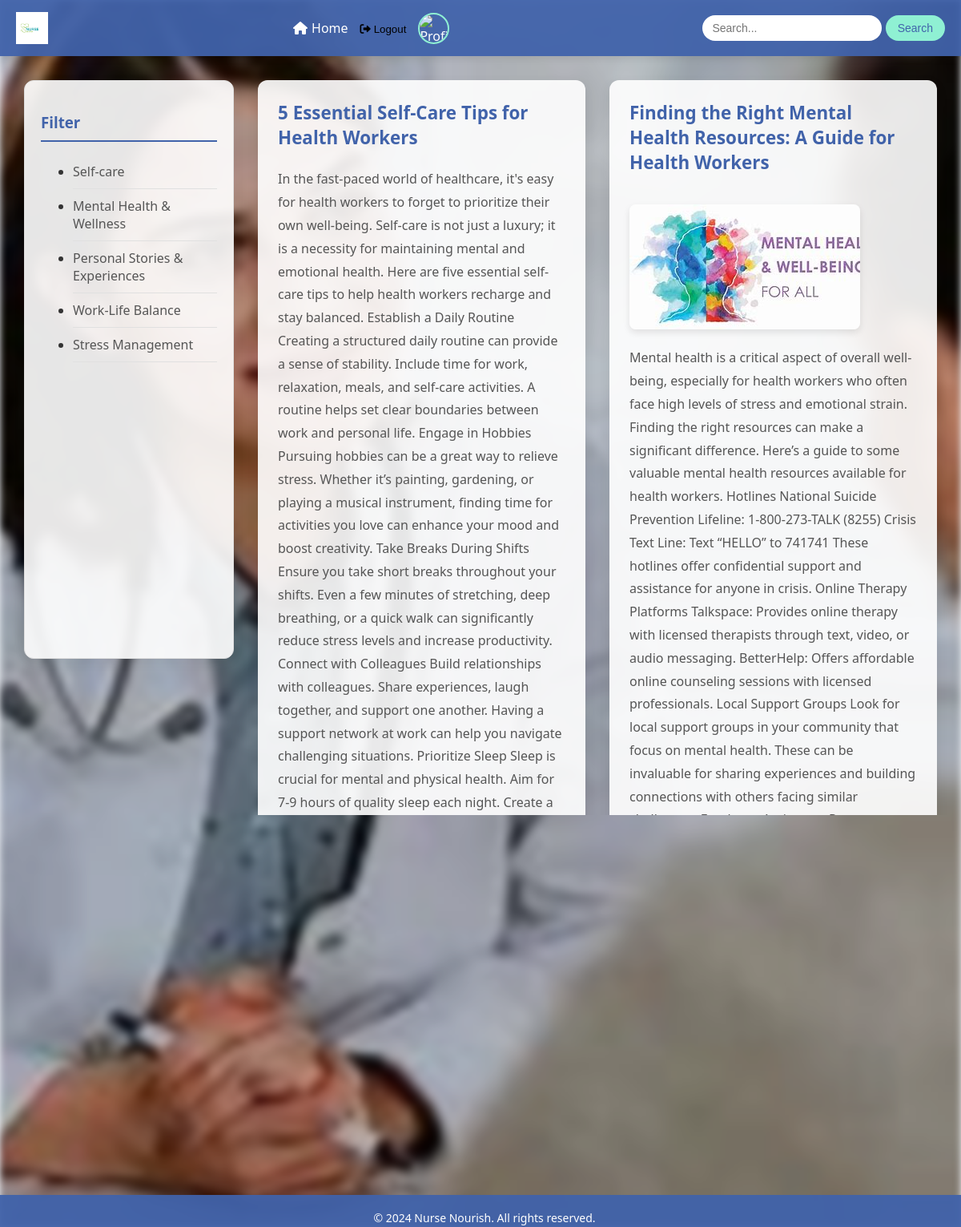
The page /home/ (signed in) on the database its author committed.
### nurse/models.py (models this page shows, shortened)
class Category(models.Model):
    name = models.CharField(max_length=100)

class Post(models.Model):
    user = models.ForeignKey(User, on_delete=models.CASCADE)
    title = models.CharField(max_length=100)
    content = models.TextField()
    category = models.ForeignKey(Category, on_delete=models.CASCADE)
    date_posted = models.DateTimeField(auto_now=True)
    image = models.ImageField(upload_to='static/', blank=True, null=True)
    likes = models.ManyToManyField(User, related_name='liked_posts', blank=True)
    def total_likes(self):
        return self.likes.count()

class User(AbstractUser):
    email = models.EmailField(unique=True)
    first_name = models.CharField(max_length=30)
    last_name = models.CharField(max_length=30)
    picture = models.ImageField(upload_to='user_picture/', default='static/default-profile.png', null=True, blank=True)

### nurse/views.py (the view)
# urls.py: path('home/', views.main, name='home'),
@login_required
def main(request):
    category_id = request.GET.get('category')
    if category_id:
        posts = Post.objects.filter(category_id=category_id)
    else:
        posts = Post.objects.all()
    categories = Category.objects.all()
    user_picture = request.user.profile.picture.url if request.user.is_authenticated and request.user.profile.picture else None
    return render(request, 'main.html', {
        'posts': posts,
        'categories': categories,
        'user_picture': user_picture
    })

### nurse/templates/main.html (shortened to what this page needs)
{% load static %}
<!DOCTYPE html>
<html lang="en">
    <head>
        <link rel="stylesheet" href="{% static 'main.css' %}">
        <link rel="stylesheet" href="https://cdnjs.cloudflare.com/ajax/libs/font-awesome/6.0.0-beta3/css/all.min.css">
    </head>
    <body>
        <header>
            <img class="logo" src="{% static 'images/logo (2).png' %}" alt="Nurse Nourish Logo">
            <nav>
                <ul>
                    <li>
                        {% if user.is_authenticated %}
                            <a href="{% url 'nurse:home' %}"><i class="fas fa-home"></i>Home</a>
                        {% else %}
                            <a href="{% url 'nurse:login' %}"><i class="fas fa-home"></i>Home</a>
                        {% endif %}
                    </li>
                    <!-- {% if user.is_authenticated %}
                        <li><a href="{% url 'nurse:inbox' %}"><i class="fas fa-envelope"></i> Inbox</a></li>
                        <li> -->
                            <form id="logout-form" action="{% url 'nurse:logout' %}" method="post" style="display: inline;">
                                <button type="submit" style="border: none; background: none; padding: 0; cursor: pointer;">
                                    <i href="{% url 'nurse:index' %}" class="fas fa-sign-out-alt"></i> Logout
                                </button>
                            </form>
                        <li>
                            <a href="{% url 'nurse:profile' %}">
                                <img class="user-pic" src="{{ MEDIA_URL }}{{ profile.picture.url }}" alt="Profile Picture">
                            </a>
                        </li>
                    {% else %}
                        <li><a href="{% url 'nurse:register' %}"><i class="fas fa-user-plus"></i> Register</a></li>
                        <li><a href="{% url 'nurse:login' %}"><i class="fas fa-sign-in-alt"></i> Log In</a></li>
                    {% endif %}
                </ul>
            </nav>
            <div class="search-bar">
                <form method="get" action="{% url 'nurse:search' %}">
                    <input type="text" placeholder="Search..." name="q">
                    <button type="submit">Search</button>
                </form>
            </div>
        </header>
        <main>
            <aside class="sidebar">
                <h3>Filter</h3>
                <ul>
                    {% for category in categories %}
                        <li>
                            <a href="{% url 'nurse:posts_by_category' category.id %}">{{ category.name }}</a>
                        </li>
                    {% empty %}
                        <li>No categories available.</li>
                    {% endfor %}
                </ul>
            </aside>
            {% block content %}
            <div class="post-list">
                {% for post in posts %}
                <div class="post">
                    <h3>{{ post.title }}</h3>
                    {% if post.image %}
                        <img src="{{ post.image.url }}" alt="Post Image" class="post-image">
                    {% endif %}
                    <p>{{ post.content }}</p>
                    <small>Posted by {{ post.user.username }} on {{ post.date_posted }}</small>
                    <div class="post-actions">
                        <a href="{% url 'nurse:like_post' post.id %}">
                            {% if user.is_authenticated and user in post.likes.all %}
                                <i class="fas fa-thumbs-down"></i> Unlike
                            {% else %}
                                <i class="fas fa-thumbs-up"></i> Like
                            {% endif %}
                        </a>
                        <span>{{ post.total_likes }} likes</span>
                        <button class="comment-toggle" data-post-id="{{ post.id }}">
                            <i class="fas fa-comments"></i> Comments
                        </button>
                    </div>
                </div>
                {% empty %}
                    <p>No posts available.</p>
                {% endfor %}
            </div>
            {% endblock %}
        </main>
        <footer>
            <p>&copy; 2024 Nurse Nourish. All rights reserved.</p>
        </footer>
    </body>
</html>

### static/main.css (style rules this page uses)
body { font-family: 'Segoe UI', Tahoma, Geneva, Verdana, sans-serif; margin: 0; padding: 0; background-color: #f0f4f8; display: flex; flex-direction: column; min-height: 100vh; color: #333; }
header { background-color: rgba(65, 99, 170, 0.95); color: #fff; padding: 10px 0; position: fixed; width: 100%; top: 0; left: 0; z-index: 1000; display: flex; align-items: center; justify-content: space-between; height: 50px; box-shadow: 0 2px 10px rgba(0, 0, 0, 0.1); }
.logo { width: 40px; margin-left: 20px; transition: transform 0.3s ease; }
nav ul { list-style: none; padding: 0; margin: 0; display: flex; align-items: center; }
nav ul li { margin: 0 15px; }
nav ul li a, nav ul li button { color: #fff; text-decoration: none; font-weight: 500; display: flex; align-items: center; font-size: 16px; transition: color 0.3s ease; }
nav ul li a i, nav ul li button i { margin-right: 5px; }
.search-bar { margin-right: 20px; }
.search-bar input { padding: 8px 12px; border: none; border-radius: 20px; font-size: 14px; width: 200px; transition: width 0.3s ease; }
.search-bar button { padding: 8px 15px; border: none; border-radius: 20px; background-color: #8ff0d3; color: #4163aa; cursor: pointer; font-size: 14px; transition: background-color 0.3s ease; }
main { flex: 1; margin-top: 70px; display: flex; flex-direction: row; gap: 30px; padding: 30px; }
.sidebar { width: 220px; background-color: rgba(255, 255, 255, 0.9); border: 1px solid #e0e0e0; padding: 20px; position: sticky; top: 80px; height: calc(100vh - 120px); overflow-y: auto; border-radius: 12px; box-shadow: 0 4px 15px rgba(0, 0, 0, 0.05); box-sizing: inherit; }
.sidebar h3 { color: #4163aa; border-bottom: 2px solid #4163aa; padding-bottom: 10px; margin-bottom: 15px; }
.sidebar ul li a { color: #555; text-decoration: none; display: block; padding: 10px 0; border-bottom: 1px solid #e0e0e0; transition: all 0.5s ease; }
.post-list { flex: 1; display: grid; grid-template-columns: repeat(auto-fill, minmax(300px, 1fr)); gap: 30px; }
.post { border: none; border-radius: 12px; background-color: rgba(255, 255, 255, 0.9); padding: 25px; box-shadow: 0 5px 15px rgba(0, 0, 0, 0.08); transition: all 0.3s ease; }
.post h3 { margin-top: 0; color: #4163aa; font-size: 1.4em; }
.post p { color: #555; line-height: 1.8; font-size: 1em; }
.post small { color: #888; font-size: 0.9em; display: block; margin-top: 15px; }
.post-actions { display: flex; align-items: center; margin-top: 20px; padding-top: 15px; border-top: 1px solid #e0e0e0; }
.post-actions a, .post-actions button { color: #4163aa; text-decoration: none; margin-right: 20px; font-size: 0.95em; display: flex; align-items: center; background: none; border: none; cursor: pointer; transition: color 0.3s ease; }
.post-actions a i, .post-actions button i { margin-right: 5px; }
.post-image { max-width: 100%; height: auto; margin-top: 15px; border-radius: 8px; box-shadow: 0 4px 8px rgba(0, 0, 0, 0.1); }
.user-pic { width: 35px; height: 35px; border-radius: 50%; margin-right: 10px; object-fit: cover; border: 2px solid #8ff0d3; }
footer { background-color: rgba(65, 99, 170, 0.95); color: #fff; text-align: center; padding: 5px; font-size: 14px; position: fixed; bottom: 0; width: 100%; height:30px; }

### rows shown on the page
Category: name "Self-care"
Category: name "Mental Health & Wellness"
Category: name "Personal Stories & Experiences"
Category: name "Work-Life Balance"
Category: name "Stress Management"
Post: title "5 Essential Self-Care Tips for Health Workers", content "In the fast-paced world of healthcare, it's easy for health workers to forget to prioritize their own well-being. Self-care is not just a luxury; it is a necessity for maintaining mental and emotional health. Here are five essential self-care tips to help health workers recharge and stay balanced. Establish a Daily Routine Creating a structured daily routine can provide a sense of stability. Include time for work, relaxation, meals, and self-care activities. A routine helps set clear boundaries between work and personal life. Engage in Hobbies Pursuing hobbies can be a great way to relieve stress. Whether it’s painting, gardening, or playing a musical instrument, finding time for activities…", user.username "Merveille", date_posted "Oct. 16, 2024, 9:32 a.m.", shows "Like", total_likes "0"
Post: title "Finding the Right Mental Health Resources: A Guide for Health Workers", image (picture), content "Mental health is a critical aspect of overall well-being, especially for health workers who often face high levels of stress and emotional strain. Finding the right resources can make a significant difference. Here’s a guide to some valuable mental health resources available for health workers. Hotlines National Suicide Prevention Lifeline: 1-800-273-TALK (8255) Crisis Text Line: Text “HELLO” to 741741 These hotlines offer confidential support and assistance for anyone in crisis. Online Therapy Platforms Talkspace: Provides online therapy with licensed therapists through text, video, or audio messaging. BetterHelp: Offers affordable online counseling sessions with licensed professionals.…"
